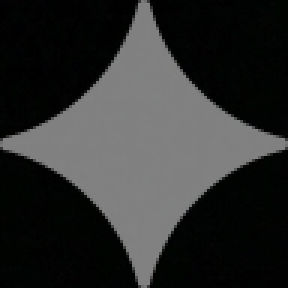
#> input picture pipelines/video/heygen/avatar-test/assets/gemini-sparkle-96.png, 96 x 96 px (shown 3 times larger)
$ python unwatermark.py assets/gemini-sparkle-96.png assets/gemini-sparkle-96.png
#> lines starting #> are read from the running program, lines starting #| are printed output that depends on the picture
"""Find and remove the Gemini sparkle watermark from a picture.

usage: python unwatermark.py <in> <out>   (prints JSON: found, score, box, changed_px)

Finds the sparkle by template match in the bottom-right corner at any size, so
screenshots and resized images work too. Only the sparkle's own pixels are refilled
from the area around them; every other pixel is copied unchanged.
Needs: pip install opencv-python numpy
Masks in assets/ are the Gemini alpha captures from GeminiWatermarkTool (MIT).
"""
import json
import os
import sys

import cv2
import numpy as np

HERE = os.path.dirname(os.path.abspath(__file__))
MASK = cv2.imread(os.path.join(HERE, "assets", "gemini-sparkle-96.png")).max(axis=2).astype(np.float32) / 255.0
#> MASK: shape (96, 96) float32; min 0, max 0.514, mean 0.185
#> in main, img is the input picture: shape (96, 96, 3); mean B, G, R 46.3, 47, 46.1
THRESHOLD = 0.9  # the real sparkle scores ~0.99; clean pictures reached 0.77


def find(img):
    h, w = img.shape[:2]
#> h = 96; w = 96
    rx, ry = int(w * 0.75), int(h * 0.65)
#> rx = 72; ry = 62
    region = cv2.cvtColor(img[ry:, rx:], cv2.COLOR_BGR2GRAY).astype(np.float32)
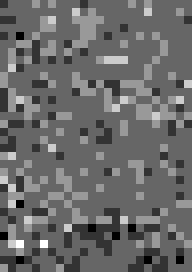
#> region: shape (34, 24) float32 (shown 8 times larger); min 0, max 5, mean 2.08; drawn with min black and max white
    best = (-1.0, None)
    for size in range(20, min(161, region.shape[0], region.shape[1]), 2):
        tpl = cv2.resize(MASK, (size, size), interpolation=cv2.INTER_AREA)
        score = cv2.matchTemplate(region, tpl, cv2.TM_CCOEFF_NORMED)
        _, val, _, loc = cv2.minMaxLoc(score)
        if val > best[0]:
            best = (float(val), (rx + loc[0], ry + loc[1], size))
#> this loop made 2 passes
#> (val, loc, best) on pass 1: (0.0832, (4, 3), (0.0832, (76, 65, 20)))
#> (val, loc) on pass 2: (0.0621, (1, 2))
#> pass 1, in find, `tpl = cv2.resize(MASK, (size, size), interpolation=cv2.INTER_AREA)`:
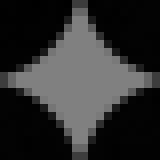
#> tpl: shape (20, 20) float32 (shown 8 times larger); min 0.00277, max 0.506, mean 0.185
#> pass 2, in find, `tpl = cv2.resize(MASK, (size, size), interpolation=cv2.INTER_AREA)`:
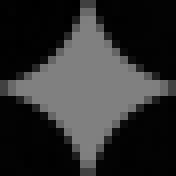
#> tpl: shape (22, 22) float32 (shown 8 times larger); min 0.00289, max 0.506, mean 0.185
    return best


def main(src, dst):
    img = cv2.imread(src, cv2.IMREAD_UNCHANGED)
    if img is None:
        sys.exit(f"cannot read {src}")
    if img.ndim == 3 and img.shape[2] == 4:
        img = cv2.cvtColor(img, cv2.COLOR_BGRA2BGR)
    score, box = find(img)
#> score = 0.0832; box = (76, 65, 20)
    found = score >= THRESHOLD
#> found = False
    out = img
    changed = 0
    if found:
        x, y, s = box
        tpl = cv2.resize(MASK, (s, s), interpolation=cv2.INTER_AREA)
        mask = np.zeros(img.shape[:2], np.uint8)
        mask[y:y + s, x:x + s] = (tpl > 0.05).astype(np.uint8) * 255
        mask = cv2.dilate(mask, np.ones((3, 3), np.uint8), iterations=2)
        out = cv2.inpaint(img, mask, 3, cv2.INPAINT_TELEA)
        changed = int((mask > 0).sum())
    cv2.imwrite(dst, out)
    print(json.dumps({"found": found, "score": round(score, 3), "box": box if found else None, "changed_px": changed}))
#| {"found": false, "score": 0.083, "box": null, "changed_px": 0}


if __name__ == "__main__":
    if len(sys.argv) != 3:
        sys.exit(__doc__)
    main(sys.argv[1], sys.argv[2])
